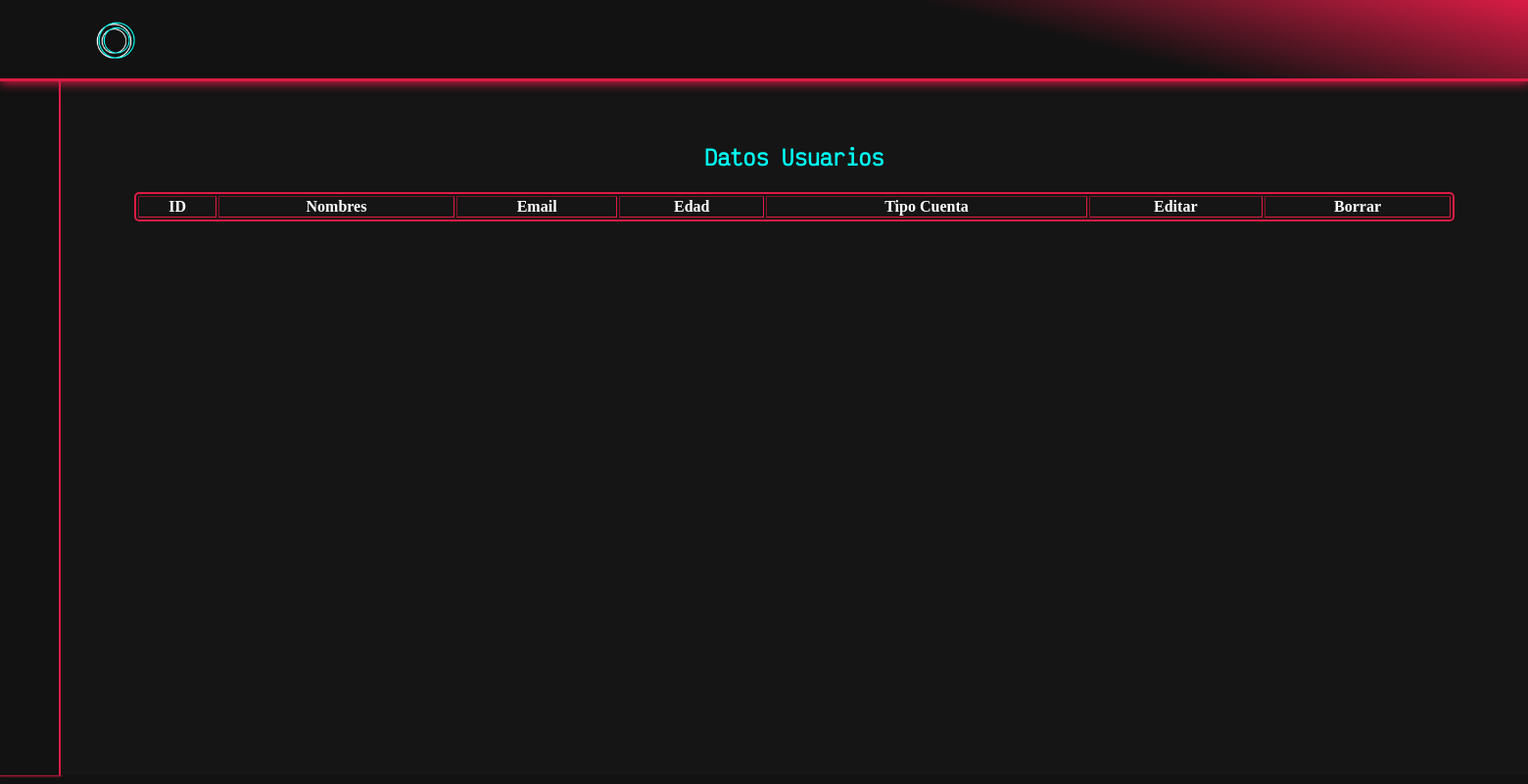
The app's page /queryUser.php, older data.
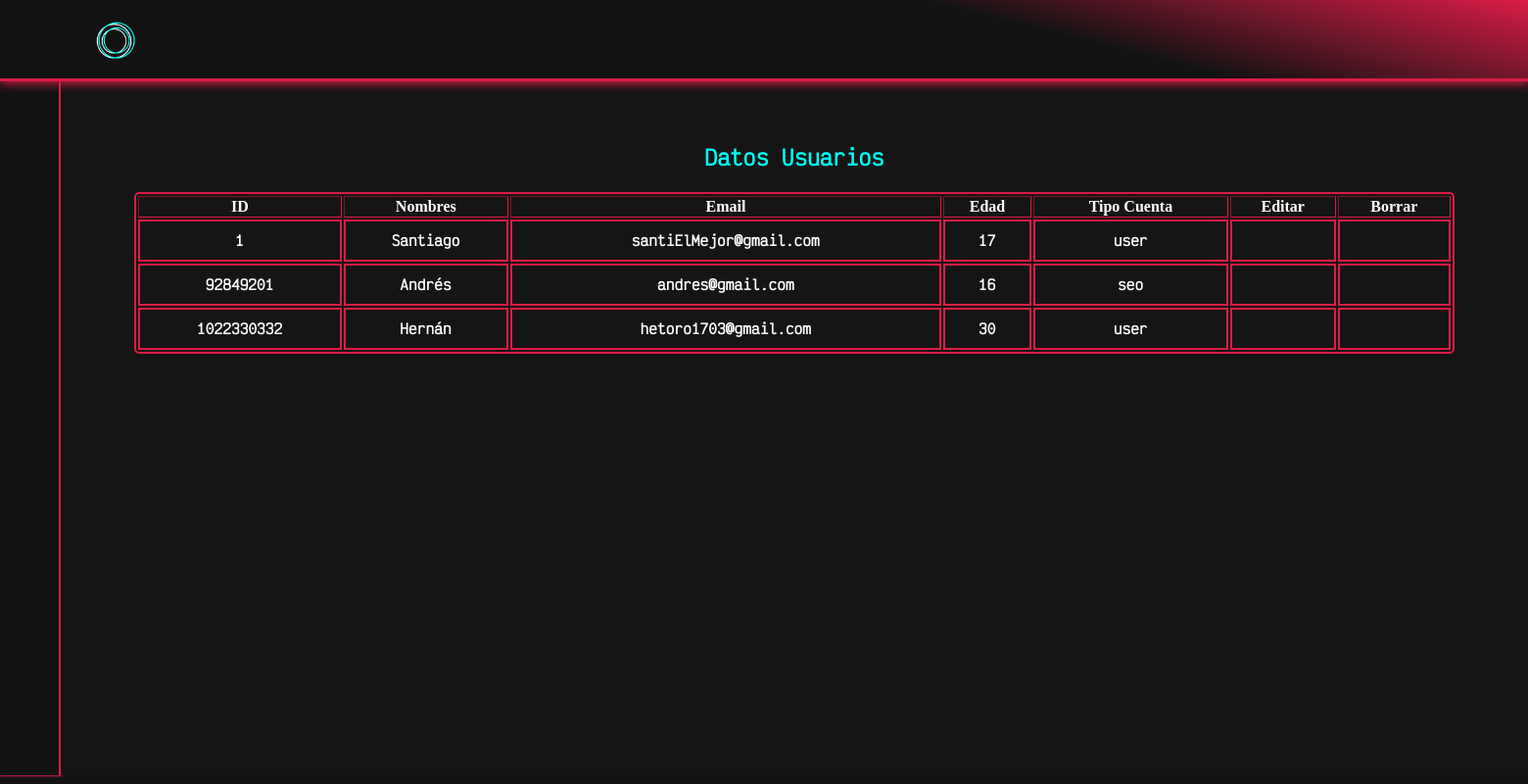
The same page, newer data.
### tables this page shows
CREATE TABLE `users` (
  `ID_User` int(11) NOT NULL,
  `Name_user` varchar(100) DEFAULT NULL,
  `Last_name` varchar(100) DEFAULT NULL,
  `User_password` varchar(15) DEFAULT NULL,
  `Email` varchar(100) DEFAULT NULL,
  `Address_user` varchar(100) DEFAULT NULL,
  `Age` int(11) DEFAULT NULL,
  `account_type` varchar(100) DEFAULT NULL
);

### src/PHP/crud_people.php (called while the page is built, shortened)
<?php
	class CrudPersona{
		public function mostrar(){
			$db=Db::conectar();
			$listaPersona=[];
			$select=$db->query('SELECT * FROM users');
			foreach($select->fetchAll() as $persona){
				$myPersona= new Persona();
				$myPersona->setId($persona['ID_User']);
				$myPersona->setNombre($persona['Name_user']);
				$myPersona->setEmail($persona['Email']);
				$myPersona->setTypeAccount($persona['account_type']);
				$myPersona->setAge($persona['Age']);
				$listaPersona[]=$myPersona;
			}
			return $listaPersona;
		}
	}

### src/PHP/people.php (called while the page is built, shortened)
<?php
	class Persona{
		private $id;
		private $nombre;
		private $email;
		private $age;
		private $typeAccount;
        public function getId(){
			return $this->id;
		}
		public function getNombre(){
		return $this->nombre;
		}
        public function getEmail(){
			return $this->email;
		}
		public function getTypeAccount(){
			return $this->typeAccount;
		}
		public function getAge(){
			return $this ->age;
		}
        public function setId($id){
			$this->id = $id;
		}
		public function setNombre($nombre){
			$this->nombre = $nombre;
		}
		public function setEmail($email){
			return $this->email = $email;
		}
		public function setTypeAccount($typeAccount){
			return $this->typeAccount = $typeAccount;
		}
		public function setAge($age){
			return $this ->age = $age;
		}
	}
?>

### queryUser.php (the view, shortened to what this page needs)
<?php
    require_once('./src/PHP/crud_people.php');
    require_once('./src/PHP/people.php');
    $crud= new CrudPersona();
    $listaPersonas=$crud->mostrar();
    include('./src/incluedes/header.php');
?>
<div class="moduleSeo">
    <?php include("./src/incluedes/menu_slide.php"); ?>
    <div class="containerSeo">
        <h2>Datos Usuarios</h2>
        <table border=1 class="table">
            <tr>
                <th>ID</th>
                <th>Nombres</th>
                <th>Email</th>
                <th>Edad</th>
                <th>Tipo Cuenta</th>
                <th>Editar</th>
                <th>Borrar</th>
            </tr>
            <?php
                foreach ($listaPersonas as $persona){?>
                <tr>
                    <td><?php echo $persona->getId() ?></td>
                    <td><?php echo $persona->getNombre() ?></td>
                    <td><?php echo $persona->getEmail() ?></td>
                    <td><?php echo $persona->getAge() ?></td>
                    <td><?php echo $persona->getTypeAccount() ?></td>
                    <td><a href="./actualizar.php?id=<?php echo $persona->getId()?>&accion=editar"><i class="fi-sr-pencil"></i></a></td>
                    <td><a href="./src/PHP/administrar_persona.php?id=<?php echo $persona->getId()?>&accion=borrar"><i class="fi-sr-trash"></i></a></td>
                </tr>
            <?php }?>
        </table>
    </div>
</div>
<?php
    include("./src/incluedes/footer.php")
?>

### src/incluedes/header.php (shortened to what this page needs)
<!DOCTYPE html>
<html lang="es">
  <head>
    <link rel="stylesheet" href="./css/main.css" />
    <link rel="stylesheet" href="./css/stylepanelCeo.css" />
    <link
      rel="stylesheet"
      href="./assets/font/icons/css/uicons-solid-rounded.css"
    />
  </head>
<header>
   <div class="logo">
     <a href="index.html"
       ><img src="assets/img/Logo.gif" alt="logo Creactly"
     /></a>
   </div>
   <div class="shortcuts">
     <button class="shortcut_btn">
       <i class="fi-sr-shopping-cart"></i>
     </button>
     <button class="shortcut_btn">
       <i class="fi-sr-user"></i>
     </button>
     <button class="shortcut_btn" onclick="openCloseMenu()">
       <i class="fi-sr-menu-burger menu_burger" id="menu_burger"></i>
     </button>
   </div>
 </header>

### src/incluedes/menu_slide.php
<div class="menu_admin">
        <nav class="nav_panel">
            <ul class="menu_seo">
                <a href="./src/PHP/registroSeo.php"><li id="aI">Agregar SEO</li></a>
                <a href="./src/PHP/mostrarSeo.php"><li id="b">Ver SEO</li></a>
                <a href="./src/PHP/queryUser.php"><li id="c">Ver Usuarios</li></a>
                <a href="./src/PHP/queryUser.php"><li id="d">Modificar Usuarios</li></a>
                <a href="./src/PHP/queryUser.php"><li id="eI">Ver Productos</li></a>
                <a href="./src/PHP/cerrar_sesion.php"><li id="f">Cerrar sesión</li></a>
            </ul>
            <ul class="menu_seo_icons">
                <a href="registroSeo.php"><li><i class=" fi-sr-add" onmouseover="hoverA()" onmouseleave="hoverA()" id="a"></i></li></a>
                <a href=""><li><i class="fi-sr-eye" onmouseover="hoverB();" onmouseleave="hoverB()" id="e"></i></li></a>
                <a href="queryUser.php"><li><i class="fi-sr-user-add" onmouseover="hoverC();" onmouseleave="hoverC()" id="i"></i></li>
                <a href="queryUser.php"><li><i class="fi-sr-pencil" onmouseover="hoverD();" onmouseleave="hoverD()" id="o"></i></li>
                <a href="queryUser.php"><li><i class="fi-sr-eye" onmouseover="hoverE();" onmouseleave="hoverE()" id="u"></i></li>
                <a href="./src/PHP/cerrar_sesion.php">
                    <li onmouseover="hoverF()" onmouseleave="hoverF()" id="us"><i class="fi-sr-sign-out-alt"></i></li>
                </a>
            </ul>
        </nav>
</div>

### src/incluedes/footer.php (shortened to what this page needs)
  </body>
</html>

### css/main.css (style rules this page uses)
:root { --background: #121212; --main_color: #00FFF5; --secondary_color: #da1c45; --white_op: rgb(246, 246, 246,0.7); --blue_op: rgba(17, 32, 49, 0.8); }
header { display: grid; grid-template-columns: 1fr 1fr; align-content: center; background: linear-gradient(374deg ,#121212,#121212, #121212,#da1c45); width: 100vw; border-bottom: 3px solid #da1c45; box-shadow: 1px 1px 10px 1px #da1c45; position: sticky; z-index: 1; top: 0; }
.logo { width: 80px; height: 80px; margin-left: 5vw; }
.logo img { width: 100%; display: block; }
.shortcuts { display: flex; align-content: center; justify-content: end; margin-right: 6vh; z-index: 2; }
.shortcuts button { background: none; border: none; margin-left: 1.6vw; cursor: pointer; }
i { font-size: 1.6rem; color: white; transition: 0.6s; }

### css/stylepanelCeo.css (style rules this page uses)
.moduleSeo { display: grid; grid-template-columns: 4% 96%; grid-template-rows: 88.5vh; position: relative; }
.menu_admin { background: #121212; border-right: 2px solid #da1c45; box-shadow: 0px 0px 2px 1px #da1c45; }
.menu_seo_icons { margin: 0; padding: 0px; z-index: 3; position: absolute; }
.menu_seo_icons a li { width: 240%; }
.menu_seo { margin-top: 0px; padding: 0px; width: 36vw; margin-left: -18vw; font-family: 'Monospace'; position: absolute; font-size: 1.1rem; z-index: 1; }
.menu_seo a { text-decoration: none; color: white; text-align: right; }
.menu_admin .menu_seo_icons a { color: white; text-decoration: none; }
.menu_admin .menu_seo_icons a li { text-align: center; padding: 10px 0px; text-decoration: none; list-style: none; margin: 0; font-family: 'Victor Mono'; }
.containerSeo { background: #151515; }
.containerSeo h2 { font-family: 'Victor Mono'; color: var(--main_color); text-align: center; padding-top: 40px; }
.table { width: 90%; margin-left: 5%; color: white; font-family: 'Modern Sans'; border-radius: 5px; border: 2px solid var(--secondary_color); }
.table tr td { border: 2px solid var(--secondary_color); text-align: center; font-family: 'Victor Mono'; }
.table tr td a { text-decoration: none; }
.table tr td a i { color: var(--main_color); }

Row changes from the older to the newer data that the page shows:
added users: ID_User "1", Name_user "Santiago", Email "santiElMejor@gmail.com", Age "17", account_type "user"
added users: ID_User "92849201", Name_user "Andrés", Email "andres@gmail.com", Age "16", account_type "seo"
added users: ID_User "1022330332", Name_user "Hernán", Email "hetoro1703@gmail.com", Age "30", account_type "user"
